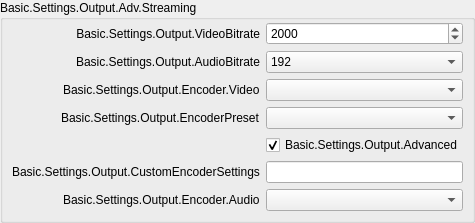
                     <widget class="QGroupBox" name="simpleStreamingGroupBox">
                      <property name="title">
                       <string>Basic.Settings.Output.Adv.Streaming</string>
                      </property>
                      <layout class="QFormLayout" name="simpleStreamingLayout">
                       <property name="fieldGrowthPolicy">
                        <enum>QFormLayout::AllNonFixedFieldsGrow</enum>
                       </property>
                       <property name="labelAlignment">
                        <set>Qt::AlignRight|Qt::AlignTrailing|Qt::AlignVCenter</set>
                       </property>
                       <property name="leftMargin">
                        <number>9</number>
                       </property>
                       <property name="topMargin">
                        <number>2</number>
                       </property>
                       <property name="rightMargin">
                        <number>9</number>
                       </property>
                       <property name="bottomMargin">
                        <number>9</number>
                       </property>
                       <item row="0" column="0">
                        <widget class="QLabel" name="simpleOutputVBitrateLabel">
                         <property name="minimumSize">
                          <size>
                           <width>170</width>
                           <height>0</height>
                          </size>
                         </property>
                         <property name="text">
                          <string>Basic.Settings.Output.VideoBitrate</string>
                         </property>
                         <property name="alignment">
                          <set>Qt::AlignRight|Qt::AlignTrailing|Qt::AlignVCenter</set>
                         </property>
                         <property name="buddy">
                          <cstring>simpleOutputVBitrate</cstring>
                         </property>
                        </widget>
                       </item>
                       <item row="0" column="1">
                        <widget class="QSpinBox" name="simpleOutputVBitrate">
                         <property name="minimum">
                          <number>200</number>
                         </property>
                         <property name="maximum">
                          <number>1000000</number>
                         </property>
                         <property name="value">
                          <number>2000</number>
                         </property>
                        </widget>
                       </item>
                       <item row="1" column="0">
                        <widget class="QLabel" name="simpleOutputABitrateLabel">
                         <property name="text">
                          <string>Basic.Settings.Output.AudioBitrate</string>
                         </property>
                         <property name="buddy">
                          <cstring>simpleOutputABitrate</cstring>
                         </property>
                        </widget>
                       </item>
                       <item row="1" column="1">
                        <widget class="QComboBox" name="simpleOutputABitrate">
                         <property name="currentIndex">
                          <number>8</number>
                         </property>
                         <item>
                          <property name="text">
                           <string>32</string>
                          </property>
                         </item>
                         <item>
                          <property name="text">
                           <string>48</string>
                          </property>
                         </item>
                         <item>
                          <property name="text">
                           <string>64</string>
                          </property>
                         </item>
                         <item>
                          <property name="text">
                           <string>80</string>
                          </property>
                         </item>
                         <item>
                          <property name="text">
                           <string>96</string>
                          </property>
                         </item>
                         <item>
                          <property name="text">
                           <string>112</string>
                          </property>
                         </item>
                         <item>
                          <property name="text">
                           <string>128</string>
                          </property>
                         </item>
                         <item>
                          <property name="text">
                           <string>160</string>
                          </property>
                         </item>
                         <item>
                          <property name="text">
                           <string>192</string>
                          </property>
                         </item>
                         <item>
                          <property name="text">
                           <string>256</string>
                          </property>
                         </item>
                         <item>
                          <property name="text">
                           <string>320</string>
                          </property>
                         </item>
                        </widget>
                       </item>
                       <item row="2" column="0">
                        <widget class="QLabel" name="simpleOutStrEncoderLabel">
                         <property name="text">
                          <string>Basic.Settings.Output.Encoder.Video</string>
                         </property>
                         <property name="buddy">
                          <cstring>simpleOutRecEncoder</cstring>
                         </property>
                        </widget>
                       </item>
                       <item row="2" column="1">
                        <widget class="QComboBox" name="simpleOutStrEncoder"/>
                       </item>
                       <item row="3" column="0">
                        <widget class="QLabel" name="simpleOutPresetLabel">
                         <property name="enabled">
                          <bool>true</bool>
                         </property>
                         <property name="text">
                          <string>Basic.Settings.Output.EncoderPreset</string>
                         </property>
                         <property name="buddy">
                          <cstring>simpleOutPreset</cstring>
                         </property>
                        </widget>
                       </item>
                       <item row="3" column="1">
                        <widget class="QComboBox" name="simpleOutPreset"/>
                       </item>
                       <item row="4" column="1">
                        <widget class="QCheckBox" name="simpleOutAdvanced">
                         <property name="text">
                          <string>Basic.Settings.Output.Advanced</string>
                         </property>
                         <property name="checked">
                          <bool>true</bool>
                         </property>
                        </widget>
                       </item>
                       <item row="5" column="0">
                        <widget class="QLabel" name="simpleOutCustomLabel">
                         <property name="text">
                          <string>Basic.Settings.Output.CustomEncoderSettings</string>
                         </property>
                         <property name="buddy">
                          <cstring>simpleOutCustom</cstring>
                         </property>
                        </widget>
                       </item>
                       <item row="5" column="1">
                        <widget class="QLineEdit" name="simpleOutCustom"/>
                       </item>
                       <item row="6" column="0">
                        <widget class="QLabel" name="simpleOutStrAEncoderLabel">
                         <property name="text">
                          <string>Basic.Settings.Output.Encoder.Audio</string>
                         </property>
                         <property name="buddy">
                          <cstring>simpleOutStrAEncoder</cstring>
                         </property>
                        </widget>
                       </item>
                       <item row="6" column="1">
                        <widget class="QComboBox" name="simpleOutStrAEncoder"/>
                       </item>
                      </layout>
                     </widget>
